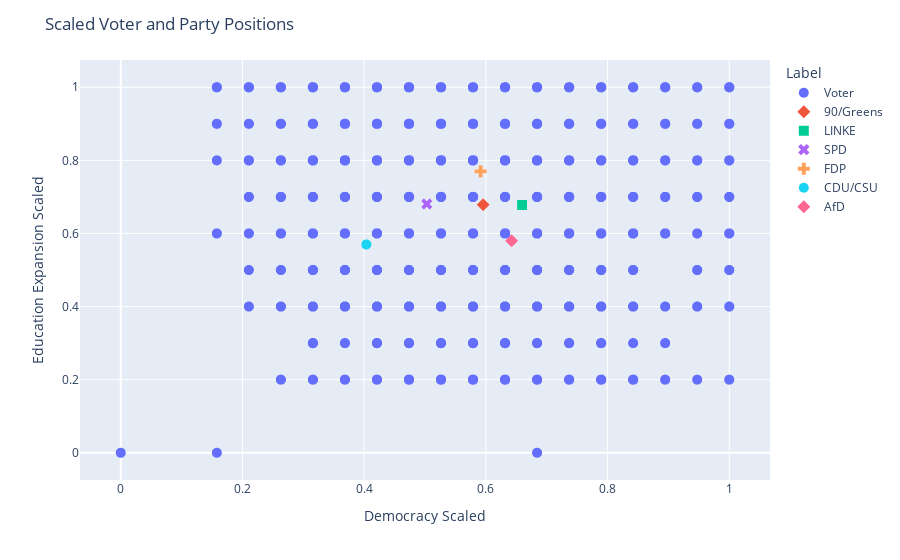

The code cell stored with this chart in its notebook:
### Code cell
concatenated_df = pd.concat([voter_scaled, party_scaled_df], ignore_index=True)

fig = px.scatter(
    concatenated_df,
    x=x_scaled,
    y=y_scaled,
    color='Label',
    symbol='Label')
fig.update_traces(marker=dict(size=10))
fig.update_layout(title='Scaled Voter and Party Positions')
fig.show()

### Figure 1 — Plotly figure (JSON) as saved in the notebook; plotly's stock layout.template omitted (floating-point values rounded to 4 significant figures; data arrays with more than 128 entries replaced by an {"elided": "..."} marker saying what was removed)
{"data": [{"hovertemplate": "Label=Voter<br>Democracy Scaled=%{x}<br>Education Expansion Scaled=%{y}<extra></extra>", "legendgroup": "Voter", "marker": {"color": "#636efa", "size": 10, "symbol": "circle"}, "mode": "markers", "name": "Voter", "showlegend": true, "type": "scattergl", "x": {"elided": "6874 float values"}, "xaxis": "x", "y": {"elided": "6874 float values"}, "yaxis": "y"}, {"hovertemplate": "Label=90/Greens<br>Democracy Scaled=%{x}<br>Education Expansion Scaled=%{y}<extra></extra>", "legendgroup": "90/Greens", "marker": {"color": "#EF553B", "size": 10, "symbol": "diamond"}, "mode": "markers", "name": "90/Greens", "showlegend": true, "type": "scattergl", "x": [0.5956], "xaxis": "x", "y": [0.6786], "yaxis": "y"}, {"hovertemplate": "Label=LINKE<br>Democracy Scaled=%{x}<br>Education Expansion Scaled=%{y}<extra></extra>", "legendgroup": "LINKE", "marker": {"color": "#00cc96", "size": 10, "symbol": "square"}, "mode": "markers", "name": "LINKE", "showlegend": true, "type": "scattergl", "x": [0.6596], "xaxis": "x", "y": [0.6778], "yaxis": "y"}, {"hovertemplate": "Label=SPD<br>Democracy Scaled=%{x}<br>Education Expansion Scaled=%{y}<extra></extra>", "legendgroup": "SPD", "marker": {"color": "#ab63fa", "size": 10, "symbol": "x"}, "mode": "markers", "name": "SPD", "showlegend": true, "type": "scattergl", "x": [0.5029], "xaxis": "x", "y": [0.6807], "yaxis": "y"}, {"hovertemplate": "Label=FDP<br>Democracy Scaled=%{x}<br>Education Expansion Scaled=%{y}<extra></extra>", "legendgroup": "FDP", "marker": {"color": "#FFA15A", "size": 10, "symbol": "cross"}, "mode": "markers", "name": "FDP", "showlegend": true, "type": "scattergl", "x": [0.5914], "xaxis": "x", "y": [0.77], "yaxis": "y"}, {"hovertemplate": "Label=CDU/CSU<br>Democracy Scaled=%{x}<br>Education Expansion Scaled=%{y}<extra></extra>", "legendgroup": "CDU/CSU", "marker": {"color": "#19d3f3", "size": 10, "symbol": "circle"}, "mode": "markers", "name": "CDU/CSU", "showlegend": true, "type": "scattergl", "x": [0.4036], "xaxis": "x", "y": [0.5699], "yaxis": "y"}, {"hovertemplate": "Label=AfD<br>Democracy Scaled=%{x}<br>Education Expansion Scaled=%{y}<extra></extra>", "legendgroup": "AfD", "marker": {"color": "#FF6692", "size": 10, "symbol": "diamond"}, "mode": "markers", "name": "AfD", "showlegend": true, "type": "scattergl", "x": [0.6423], "xaxis": "x", "y": [0.58], "yaxis": "y"}], "layout": {"legend": {"title": {"text": "Label"}, "tracegroupgap": 0}, "margin": {"t": 60}, "title": {"text": "Scaled Voter and Party Positions"}, "xaxis": {"anchor": "y", "domain": [0, 1], "title": {"text": "Democracy Scaled"}}, "yaxis": {"anchor": "x", "domain": [0, 1], "title": {"text": "Education Expansion Scaled"}}}}
